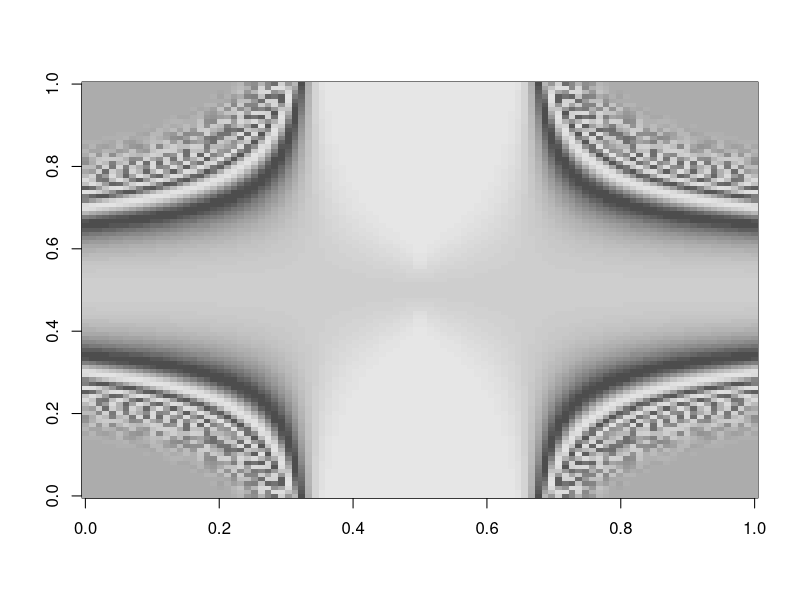
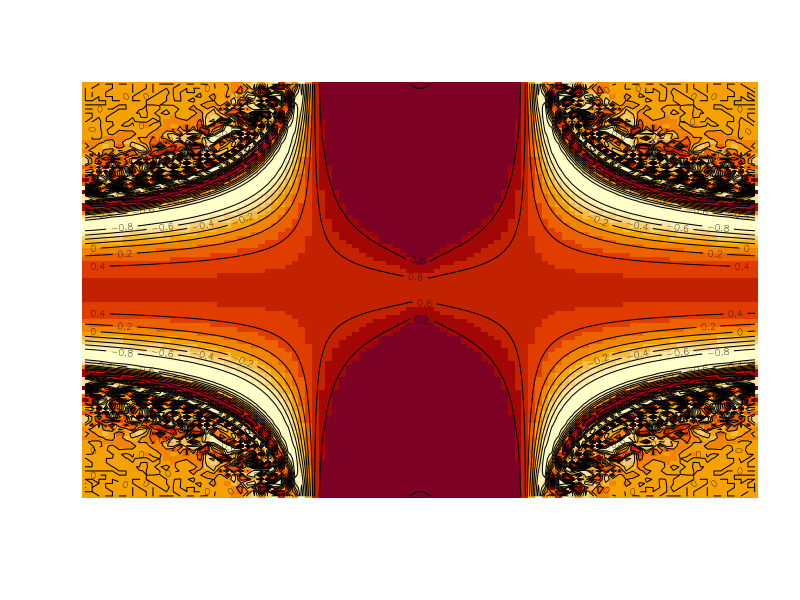
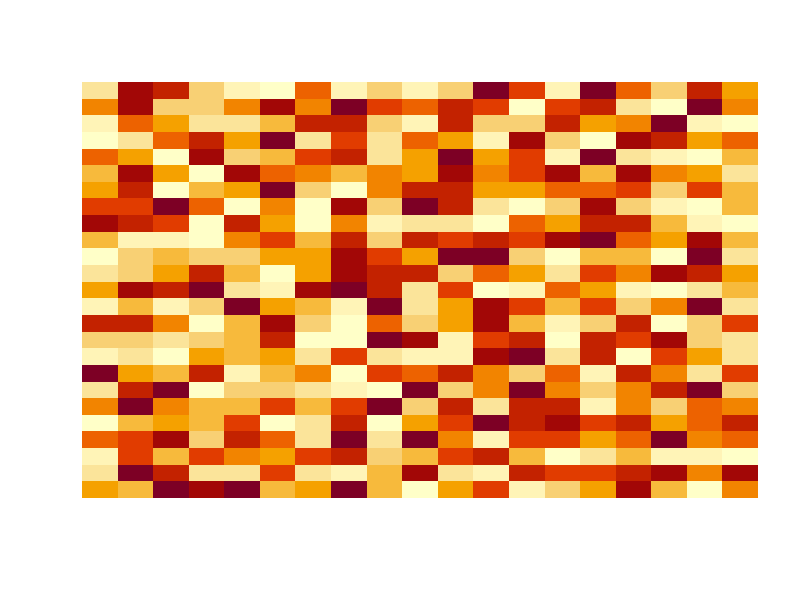
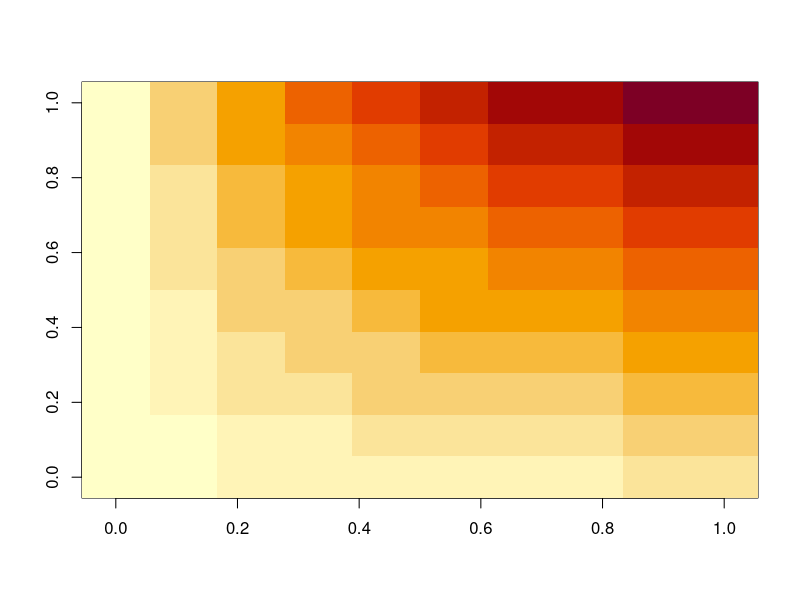

Source code (R) for these figures, in order:
# random image 

library(grDevices)

# angle = sin, cos, tan
random_image <- function(num, pow, val,len) {
  
  x <- y <- seq((-num)*pi, (num)*pi, length.out = len)
  r <- sqrt(outer(x^2, y^2, "^"))

  image(z = z <- cos(r^pow)*exp(-r/(val)), col = gray.colors(36))
  image(z, axes = FALSE)
  contour(z, add = TRUE, drawlabels = TRUE)
  
}


random_image(1,1,100,100)


ran <- matrix(runif(n=500, min=2, max=300), nrow=25)
image(t(ran)[ncol(ran):2,],axes = FALSE)


funk <- function(a,b) log(a^b*a)*pi
a <- b <- 10L
image(outer(1:a,1:b,funk))
